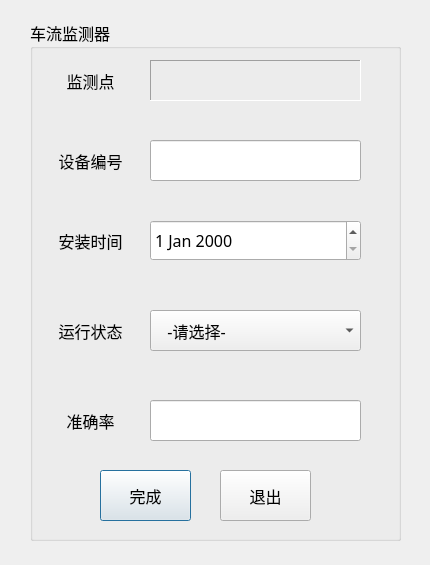
<?xml version="1.0" encoding="UTF-8"?>
<ui version="4.0">
 <class>equipment</class>
 <widget class="QDialog" name="equipment">
  <property name="geometry">
   <rect>
    <x>0</x>
    <y>0</y>
    <width>430</width>
    <height>565</height>
   </rect>
  </property>
  <property name="windowTitle">
   <string>Dialog</string>
  </property>
  <widget class="QGroupBox" name="groupBox">
   <property name="geometry">
    <rect>
     <x>30</x>
     <y>20</y>
     <width>371</width>
     <height>521</height>
    </rect>
   </property>
   <property name="font">
    <font>
     <family>幼圆</family>
     <pointsize>12</pointsize>
    </font>
   </property>
   <property name="title">
    <string>车流监测器</string>
   </property>
   <widget class="QLabel" name="label_8">
    <property name="geometry">
     <rect>
      <x>10</x>
      <y>120</y>
      <width>101</width>
      <height>41</height>
     </rect>
    </property>
    <property name="midLineWidth">
     <number>0</number>
    </property>
    <property name="text">
     <string>设备编号</string>
    </property>
    <property name="alignment">
     <set>Qt::AlignCenter</set>
    </property>
   </widget>
   <widget class="QLabel" name="label_9">
    <property name="geometry">
     <rect>
      <x>10</x>
      <y>200</y>
      <width>101</width>
      <height>41</height>
     </rect>
    </property>
    <property name="midLineWidth">
     <number>0</number>
    </property>
    <property name="text">
     <string>安装时间</string>
    </property>
    <property name="alignment">
     <set>Qt::AlignCenter</set>
    </property>
   </widget>
   <widget class="QLabel" name="label_10">
    <property name="geometry">
     <rect>
      <x>10</x>
      <y>290</y>
      <width>101</width>
      <height>41</height>
     </rect>
    </property>
    <property name="midLineWidth">
     <number>0</number>
    </property>
    <property name="text">
     <string>运行状态</string>
    </property>
    <property name="alignment">
     <set>Qt::AlignCenter</set>
    </property>
   </widget>
   <widget class="QPushButton" name="pushButton">
    <property name="geometry">
     <rect>
      <x>70</x>
      <y>450</y>
      <width>91</width>
      <height>51</height>
     </rect>
    </property>
    <property name="text">
     <string>完成</string>
    </property>
   </widget>
   <widget class="QPushButton" name="pushButton_2">
    <property name="geometry">
     <rect>
      <x>190</x>
      <y>450</y>
      <width>91</width>
      <height>51</height>
     </rect>
    </property>
    <property name="text">
     <string>退出</string>
    </property>
   </widget>
   <widget class="QComboBox" name="state">
    <property name="geometry">
     <rect>
      <x>120</x>
      <y>290</y>
      <width>211</width>
      <height>41</height>
     </rect>
    </property>
    <item>
     <property name="text">
      <string>   -请选择-</string>
     </property>
    </item>
    <item>
     <property name="text">
      <string>运行中</string>
     </property>
     <property name="icon">
      <iconset resource="ttt.qrc">
       <normaloff>:/new/prefix1/DuiHao.png</normaloff>:/new/prefix1/DuiHao.png</iconset>
     </property>
    </item>
    <item>
     <property name="text">
      <string>设备故障</string>
     </property>
     <property name="icon">
      <iconset resource="ttt.qrc">
       <normaloff>:/new/prefix1/JianHao.png</normaloff>:/new/prefix1/JianHao.png</iconset>
     </property>
    </item>
    <item>
     <property name="text">
      <string>已停用</string>
     </property>
     <property name="icon">
      <iconset resource="ttt.qrc">
       <normaloff>:/new/prefix1/Cha.png</normaloff>:/new/prefix1/Cha.png</iconset>
     </property>
    </item>
   </widget>
   <widget class="QDateEdit" name="dateEdit">
    <property name="geometry">
     <rect>
      <x>120</x>
      <y>200</y>
      <width>211</width>
      <height>41</height>
     </rect>
    </property>
   </widget>
   <widget class="QLineEdit" name="lineEdit">
    <property name="geometry">
     <rect>
      <x>120</x>
      <y>120</y>
      <width>211</width>
      <height>41</height>
     </rect>
    </property>
    <property name="font">
     <font>
      <family>华文宋体</family>
      <pointsize>12</pointsize>
     </font>
    </property>
   </widget>
   <widget class="QLineEdit" name="lineEdit_2">
    <property name="geometry">
     <rect>
      <x>120</x>
      <y>380</y>
      <width>211</width>
      <height>41</height>
     </rect>
    </property>
    <property name="font">
     <font>
      <family>华文宋体</family>
      <pointsize>12</pointsize>
     </font>
    </property>
   </widget>
   <widget class="QLabel" name="label_11">
    <property name="geometry">
     <rect>
      <x>10</x>
      <y>380</y>
      <width>101</width>
      <height>41</height>
     </rect>
    </property>
    <property name="midLineWidth">
     <number>0</number>
    </property>
    <property name="text">
     <string>准确率</string>
    </property>
    <property name="alignment">
     <set>Qt::AlignCenter</set>
    </property>
   </widget>
   <widget class="QLabel" name="label_12">
    <property name="geometry">
     <rect>
      <x>10</x>
      <y>40</y>
      <width>101</width>
      <height>41</height>
     </rect>
    </property>
    <property name="midLineWidth">
     <number>0</number>
    </property>
    <property name="text">
     <string>监测点</string>
    </property>
    <property name="alignment">
     <set>Qt::AlignCenter</set>
    </property>
   </widget>
   <widget class="QLabel" name="longit">
    <property name="geometry">
     <rect>
      <x>120</x>
      <y>40</y>
      <width>211</width>
      <height>41</height>
     </rect>
    </property>
    <property name="font">
     <font>
      <family>华文宋体</family>
      <pointsize>13</pointsize>
     </font>
    </property>
    <property name="frameShape">
     <enum>QFrame::Panel</enum>
    </property>
    <property name="frameShadow">
     <enum>QFrame::Sunken</enum>
    </property>
    <property name="text">
     <string/>
    </property>
   </widget>
  </widget>
 </widget>
 <resources>
  <include location="ttt.qrc"/>
 </resources>
 <connections/>
</ui>
